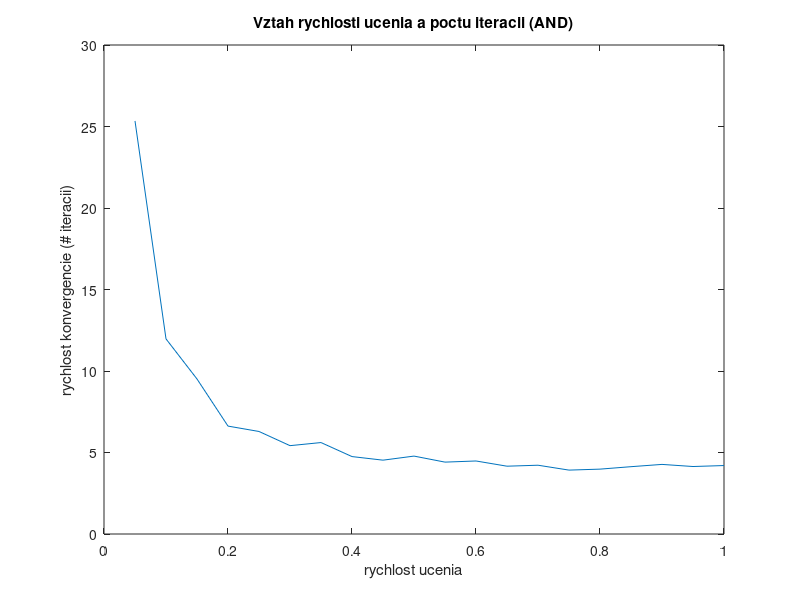

Write MATLAB code to recreate this figure.
alphas = [0,0.05,0.1,0.15,0.2,0.25,0.3,0.35,0.4,0.45,0.5,0.55,0.6,0.65,0.7,0.75,0.8,0.85,0.9,0.95,1.0,];
values = [Inf(1),25.34,11.97,9.51,6.62,6.29,5.42,5.61,4.75,4.53,4.78,4.41,4.48,4.16,4.22,3.92,3.98,4.13,4.27,4.14,4.2,];
plot(alphas, values);
title('Vztah rychlosti ucenia a poctu iteracii (AND)');
xlabel('rychlost ucenia');
ylabel('rychlost konvergencie (# iteracii)');
